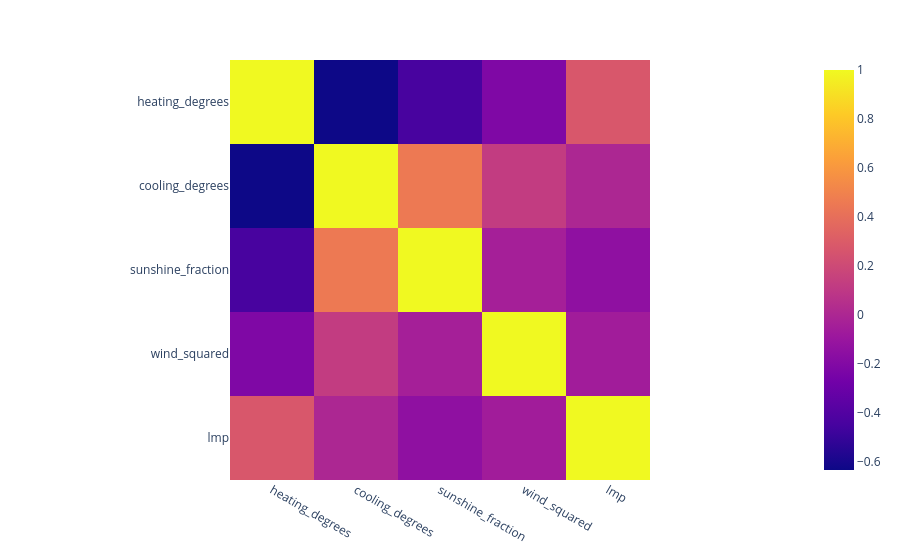

Notebook cell for this chart:
### Markdown cell above
# Correlation

### Code cell
fig = px.imshow(pd.DataFrame(X, columns=exog_cols).corr())
fig.show()

### Figure 1 — Plotly figure (JSON) as saved in the notebook; plotly's stock layout.template omitted (floating-point values rounded to 4 significant figures)
{"data": [{"coloraxis": "coloraxis", "hovertemplate": "x: %{x}<br>y: %{y}<br>color: %{z}<extra></extra>", "name": "0", "type": "heatmap", "x": ["heating_degrees", "cooling_degrees", "sunshine_fraction", "wind_squared", "lmp"], "xaxis": "x", "y": ["heating_degrees", "cooling_degrees", "sunshine_fraction", "wind_squared", "lmp"], "yaxis": "y", "z": [[1.0, -0.6349, -0.4457, -0.216, 0.2756], [-0.6349, 1.0, 0.4535, 0.1227, -0.001362], [-0.4457, 0.4535, 1.0, -0.04265, -0.1473], [-0.216, 0.1227, -0.04265, 1.0, -0.061], [0.2756, -0.001362, -0.1473, -0.061, 1.0]]}], "layout": {"coloraxis": {"colorscale": [[0, "#0d0887"], [0.1111, "#46039f"], [0.2222, "#7201a8"], [0.3333, "#9c179e"], [0.4444, "#bd3786"], [0.5556, "#d8576b"], [0.6667, "#ed7953"], [0.7778, "#fb9f3a"], [0.8889, "#fdca26"], [1, "#f0f921"]]}, "margin": {"t": 60}, "xaxis": {"anchor": "y", "constrain": "domain", "domain": [0, 1], "scaleanchor": "y"}, "yaxis": {"anchor": "x", "autorange": "reversed", "constrain": "domain", "domain": [0, 1]}}}
